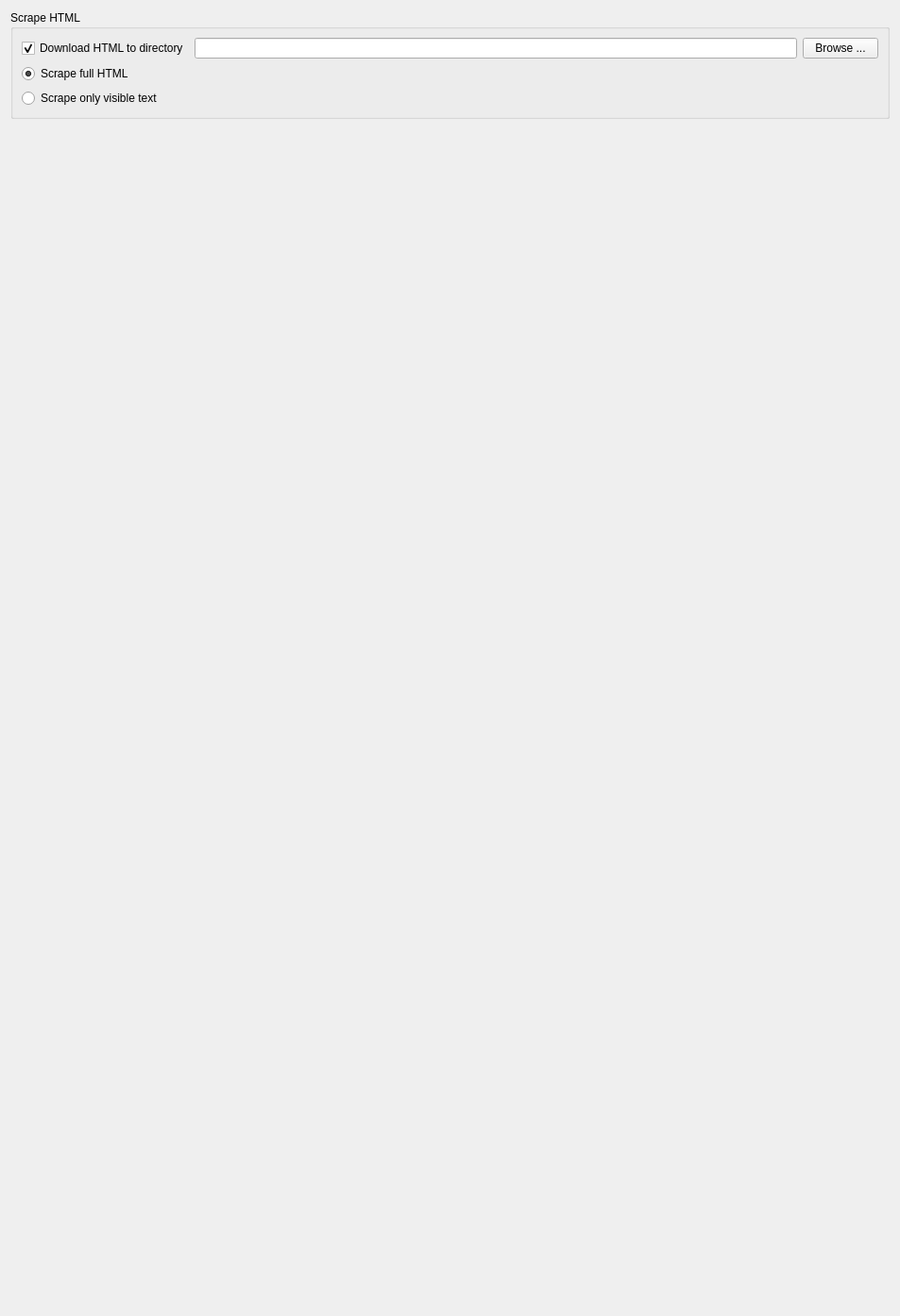
<?xml version="1.0" encoding="UTF-8"?>
<ui version="4.0">
 <class>settingsPageWidget</class>
 <widget class="QWidget" name="settingsPageWidget">
  <property name="geometry">
   <rect>
    <x>0</x>
    <y>0</y>
    <width>953</width>
    <height>1394</height>
   </rect>
  </property>
  <layout class="QVBoxLayout" name="verticalLayout_3">
   <item>
    <widget class="QGroupBox" name="groupBox">
     <property name="title">
      <string>Scrape HTML</string>
     </property>
     <layout class="QGridLayout" name="gridLayout_2">
      <item row="1" column="0">
       <widget class="QRadioButton" name="scrapeHtmlRadioButton">
        <property name="text">
         <string>Scrape full HTML</string>
        </property>
        <property name="checked">
         <bool>true</bool>
        </property>
       </widget>
      </item>
      <item row="0" column="1">
       <widget class="QLineEdit" name="downloadHtmlDirectoryLineEdit"/>
      </item>
      <item row="0" column="0">
       <widget class="QCheckBox" name="downloadHtmlCheckBox">
        <property name="enabled">
         <bool>true</bool>
        </property>
        <property name="text">
         <string>Download HTML to directory</string>
        </property>
        <property name="checked">
         <bool>true</bool>
        </property>
       </widget>
      </item>
      <item row="0" column="2">
       <widget class="QPushButton" name="browsePushButton">
        <property name="text">
         <string>Browse ...</string>
        </property>
       </widget>
      </item>
      <item row="2" column="0">
       <widget class="QRadioButton" name="scrapeTextRadioButton">
        <property name="text">
         <string>Scrape only visible text</string>
        </property>
       </widget>
      </item>
     </layout>
    </widget>
   </item>
   <item>
    <spacer name="verticalSpacer">
     <property name="orientation">
      <enum>Qt::Vertical</enum>
     </property>
     <property name="sizeHint" stdset="0">
      <size>
       <width>20</width>
       <height>529</height>
      </size>
     </property>
    </spacer>
   </item>
  </layout>
 </widget>
 <resources/>
 <connections>
  <connection>
   <sender>downloadHtmlCheckBox</sender>
   <signal>toggled(bool)</signal>
   <receiver>downloadHtmlDirectoryLineEdit</receiver>
   <slot>setEnabled(bool)</slot>
   <hints>
    <hint type="sourcelabel">
     <x>125</x>
     <y>54</y>
    </hint>
    <hint type="destinationlabel">
     <x>583</x>
     <y>54</y>
    </hint>
   </hints>
  </connection>
 </connections>
</ui>
